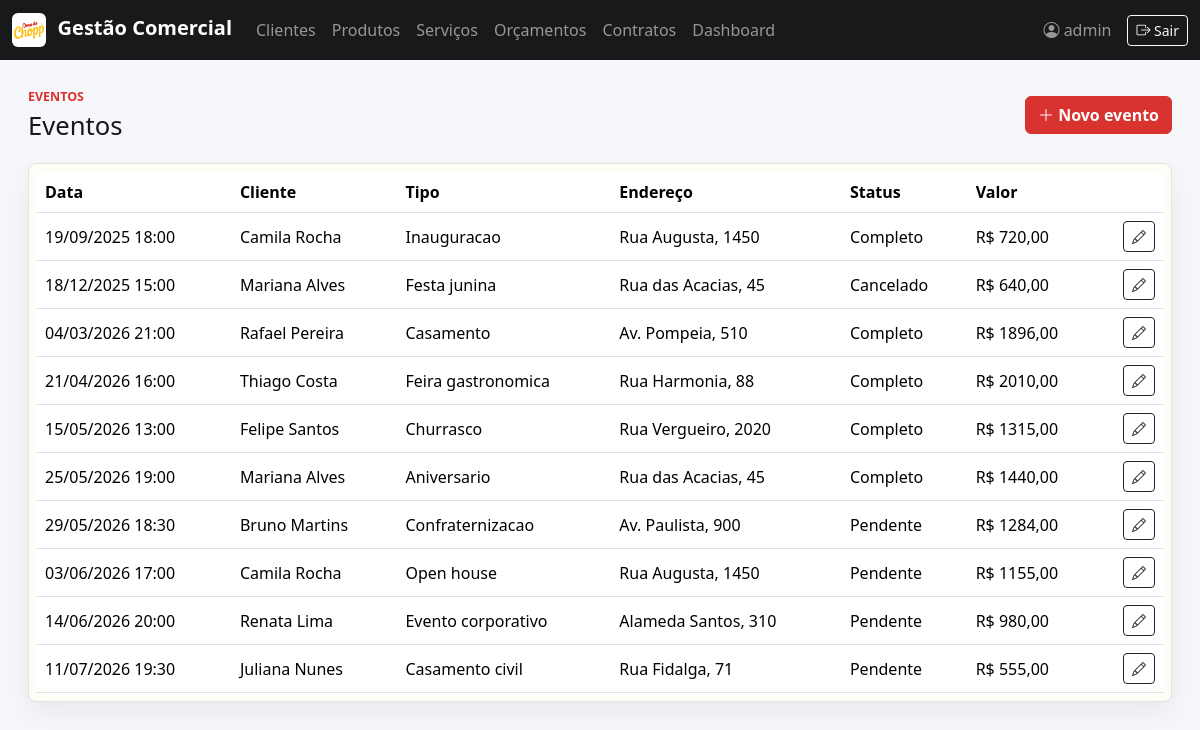
The page /eventos/ (signed in) on the database its author committed.
### comercial/models.py (models this page shows, shortened)
class TimeStampedModel(models.Model):
    criado_em = models.DateTimeField(auto_now_add=True)
    atualizado_em = models.DateTimeField(auto_now=True)
    class Meta:
        abstract = True

class Evento(TimeStampedModel):
    STATUS = [
        ("pendente", "Pendente"),
        ("completo", "Completo"),
        ("cancelado", "Cancelado"),
    ]
    BOMBA_OPCOES = [
        ("choppeira_eletrica", "Choppeira Elétrica"),
        ("choppeira_bomba", "Choppeira Bomba"),
    ]
    cliente = models.ForeignKey(Cliente, on_delete=models.CASCADE, related_name="eventos")
    contrato = models.ForeignKey(Contrato, on_delete=models.SET_NULL, blank=True, null=True, related_name="eventos")
    endereco_evento = models.CharField(max_length=255)
    tipo_evento = models.CharField(max_length=80)
    status = models.CharField(max_length=20, choices=STATUS, default="pendente")
    bomba_opcao = models.CharField(max_length=30, choices=BOMBA_OPCOES, null=True, blank=True)
    profissional = models.BooleanField(default=False)
    data = models.DateField()
    hora = models.TimeField()
    valor_total = models.DecimalField(max_digits=10, decimal_places=2, default=Decimal("0.00"))
    forma_pagamento = models.CharField(max_length=20, choices=Orcamento.FORMAS_PAGAMENTO, default="pix")
    observacoes = models.TextField(blank=True, null=True)
    class Meta:
        ordering = ["data", "hora"]

class Cliente(TimeStampedModel):
    TIPOS_DOCUMENTO = [
        ("cpf", "CPF"),
        ("cnpj", "CNPJ"),
    ]
    nome_completo = models.CharField(max_length=120)
    tipo_documento = models.CharField(
        max_length=4,
        choices=TIPOS_DOCUMENTO,
        default="cpf",
        verbose_name="Tipo de pessoa",
    )
    documento = models.CharField(max_length=18, unique=True, verbose_name="CPF ou CNPJ")
    email = models.EmailField(max_length=120, blank=True)
    endereco_residencial = models.CharField(max_length=255)
    celular = models.CharField(max_length=20)
    class Meta:
        ordering = ["nome_completo"]
    def __str__(self):
        return self.nome_completo

### comercial/views.py (the view)
# urls.py: path("eventos/", views.evento_list, name="evento_list"),
@login_required
def evento_list(request):
    eventos = Evento.objects.select_related("cliente", "contrato")
    return render(request, "comercial/eventos/list.html", {"eventos": eventos})

### templates/comercial/eventos/list.html
{% extends "base.html" %}
{% block content %}
<section class="page-header">
    <div><p class="eyebrow">Eventos</p><h1>Eventos</h1></div>
    <a class="btn btn-brand" href="{% url 'evento_create' %}"><i class="bi bi-plus-lg"></i> Novo evento</a>
</section>
<div class="table-wrap">
    <table class="table table-hover align-middle">
        <thead><tr><th>Data</th><th>Cliente</th><th>Tipo</th><th>Endereço</th><th>Status</th><th>Valor</th><th></th></tr></thead>
        <tbody>
        {% for evento in eventos %}
            <tr>
                <td>{{ evento.data|date:"d/m/Y" }} {{ evento.hora|time:"H:i" }}</td><td>{{ evento.cliente }}</td><td>{{ evento.tipo_evento }}</td>
                <td>{{ evento.endereco_evento|truncatechars:50 }}</td><td>{{ evento.get_status_display }}</td><td>R$ {{ evento.valor_total }}</td>
                <td class="text-end"><a class="btn btn-sm btn-outline-dark" href="{% url 'evento_update' evento.pk %}"><i class="bi bi-pencil"></i></a></td>
            </tr>
        {% empty %}<tr><td colspan="7">Nenhum evento cadastrado.</td></tr>{% endfor %}
        </tbody>
    </table>
</div>
{% endblock %}

### templates/base.html (shortened to what this page needs)
{% load static %}
<!doctype html>
<html lang="pt-br">
<head>
    <link href="https://cdn.jsdelivr.net/npm/bootstrap@5.3.3/dist/css/bootstrap.min.css" rel="stylesheet">
    <link href="https://cdn.jsdelivr.net/npm/bootstrap-icons@1.11.3/font/bootstrap-icons.css" rel="stylesheet">
    <link href="{% static 'css/app.css' %}?v=20260622-2" rel="stylesheet">
</head>
<body>
{% if user.is_authenticated %}
<nav class="navbar navbar-expand-lg navbar-dark bg-brand">
    <div class="container-fluid">
        <a class="navbar-brand fw-bold" href="{% url 'home' %}">
            <img src="{% static 'img/logo2.png' %}" alt="Logo" class="nav-logo">
            Gestão Comercial
        </a>
        <div class="collapse navbar-collapse" id="mainNav">
            <ul class="navbar-nav me-auto">
                <li class="nav-item"><a class="nav-link" href="{% url 'cliente_list' %}">Clientes</a></li>
                <li class="nav-item"><a class="nav-link" href="{% url 'produto_list' %}">Produtos</a></li>
                <li class="nav-item"><a class="nav-link" href="{% url 'servico_list' %}">Serviços</a></li>
                <li class="nav-item"><a class="nav-link" href="{% url 'orcamento_list' %}">Orçamentos</a></li>
                <li class="nav-item"><a class="nav-link" href="{% url 'contrato_list' %}">Contratos</a></li>
                <li class="nav-item"><a class="nav-link" href="{% url 'dashboard' %}">Dashboard</a></li>
            </ul>
            <span class="navbar-text me-3">
                <i class="bi bi-person-circle"></i>
                {{ user.get_full_name|default:user.username }}
            </span>
            <form method="post" action="{% url 'logout' %}">
                <button class="btn btn-sm btn-outline-light" type="submit">
                    <i class="bi bi-box-arrow-right"></i> Sair
                </button>
            </form>
        </div>
    </div>
</nav>
{% endif %}
<main class="container-fluid page-shell">
    {% block content %}{% endblock %}
</main>
</body>
</html>

### static/css/app.css (style rules this page uses)
:root { --brand-red: #d8332f; --brand-yellow: #ffc52f; --ink: #171717; --muted: #6d7178; --line: #e7e2d8; --paper: #fffdf8; --soft: #f5f7fa; }
body { background: var(--soft); color: var(--ink); }
.bg-brand { background: #18191b; }
.nav-logo { width: 34px; height: 34px; object-fit: contain; margin-right: .4rem; background: #fff; border-radius: 6px; padding: 2px; }
.page-shell { padding: 28px; }
.page-header { max-width: 1180px; margin: 0 auto 22px; display: flex; align-items: center; justify-content: space-between; gap: 16px; }
.page-header h1 { font-size: clamp(1.6rem, 2vw, 2.2rem); margin: 0; }
.eyebrow { margin: 0 0 4px; color: var(--brand-red); font-weight: 700; text-transform: uppercase; font-size: .78rem; }
.btn-brand { --bs-btn-bg: var(--brand-red); --bs-btn-border-color: var(--brand-red); --bs-btn-color: #fff; --bs-btn-hover-bg: #b82926; --bs-btn-hover-border-color: #b82926; font-weight: 700; }
.login-panel, .surface, .table-wrap, .metric, .module-card { background: var(--paper); border: 1px solid var(--line); border-radius: 8px; box-shadow: 0 12px 28px rgba(20, 20, 20, .06); }
.table-wrap { max-width: 1180px; margin: 0 auto; overflow-x: auto; padding: 8px; }
.table { margin-bottom: 0; }

### rows shown on the page
Evento: data "19/09/2025", hora "18:00", cliente "Camila Rocha", tipo_evento "Inauguracao", endereco_evento "Rua Augusta, 1450", status "Completo", valor_total "720,00"
Evento: data "18/12/2025", hora "15:00", cliente "Mariana Alves", tipo_evento "Festa junina", endereco_evento "Rua das Acacias, 45", status "Cancelado", valor_total "640,00"
Evento: data "04/03/2026", hora "21:00", cliente "Rafael Pereira", tipo_evento "Casamento", endereco_evento "Av. Pompeia, 510", status "Completo", valor_total "1896,00"
Evento: data "21/04/2026", hora "16:00", cliente "Thiago Costa", tipo_evento "Feira gastronomica", endereco_evento "Rua Harmonia, 88", status "Completo", valor_total "2010,00"
Evento: data "15/05/2026", hora "13:00", cliente "Felipe Santos", tipo_evento "Churrasco", endereco_evento "Rua Vergueiro, 2020", status "Completo", valor_total "1315,00"
Evento: data "25/05/2026", hora "19:00", cliente "Mariana Alves", tipo_evento "Aniversario", endereco_evento "Rua das Acacias, 45", status "Completo", valor_total "1440,00"
Evento: data "29/05/2026", hora "18:30", cliente "Bruno Martins", tipo_evento "Confraternizacao", endereco_evento "Av. Paulista, 900", status "Pendente", valor_total "1284,00"
Evento: data "03/06/2026", hora "17:00", cliente "Camila Rocha", tipo_evento "Open house", endereco_evento "Rua Augusta, 1450", status "Pendente", valor_total "1155,00"
Evento: data "14/06/2026", hora "20:00", cliente "Renata Lima", tipo_evento "Evento corporativo", endereco_evento "Alameda Santos, 310", status "Pendente", valor_total "980,00"
Evento: data "11/07/2026", hora "19:30", cliente "Juliana Nunes", tipo_evento "Casamento civil", endereco_evento "Rua Fidalga, 71", status "Pendente", valor_total "555,00"

### other values the page prints
{{ user.get_full_name|default:user.username }} "admin"
